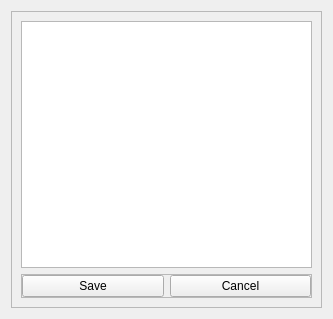
<?xml version="1.0" encoding="UTF-8"?>
<ui version="4.0">
 <class>Form</class>
 <widget class="QWidget" name="Form">
  <property name="geometry">
   <rect>
    <x>0</x>
    <y>0</y>
    <width>333</width>
    <height>319</height>
   </rect>
  </property>
  <property name="windowTitle">
   <string>Form</string>
  </property>
  <layout class="QHBoxLayout" name="horizontalLayout_2">
   <item>
    <widget class="QFrame" name="frame_2">
     <property name="frameShape">
      <enum>QFrame::StyledPanel</enum>
     </property>
     <property name="frameShadow">
      <enum>QFrame::Raised</enum>
     </property>
     <layout class="QVBoxLayout" name="verticalLayout">
      <item>
       <widget class="QPlainTextEdit" name="manualEditDisplay"/>
      </item>
      <item>
       <widget class="QFrame" name="frame">
        <property name="frameShape">
         <enum>QFrame::StyledPanel</enum>
        </property>
        <property name="frameShadow">
         <enum>QFrame::Raised</enum>
        </property>
        <layout class="QHBoxLayout" name="horizontalLayout">
         <property name="leftMargin">
          <number>0</number>
         </property>
         <property name="topMargin">
          <number>0</number>
         </property>
         <property name="rightMargin">
          <number>0</number>
         </property>
         <property name="bottomMargin">
          <number>0</number>
         </property>
         <item>
          <widget class="QPushButton" name="manualEditSave">
           <property name="text">
            <string>Save</string>
           </property>
          </widget>
         </item>
         <item>
          <widget class="QPushButton" name="manualEditCancel">
           <property name="text">
            <string>Cancel</string>
           </property>
          </widget>
         </item>
        </layout>
       </widget>
      </item>
     </layout>
    </widget>
   </item>
  </layout>
 </widget>
 <resources/>
 <connections/>
</ui>
